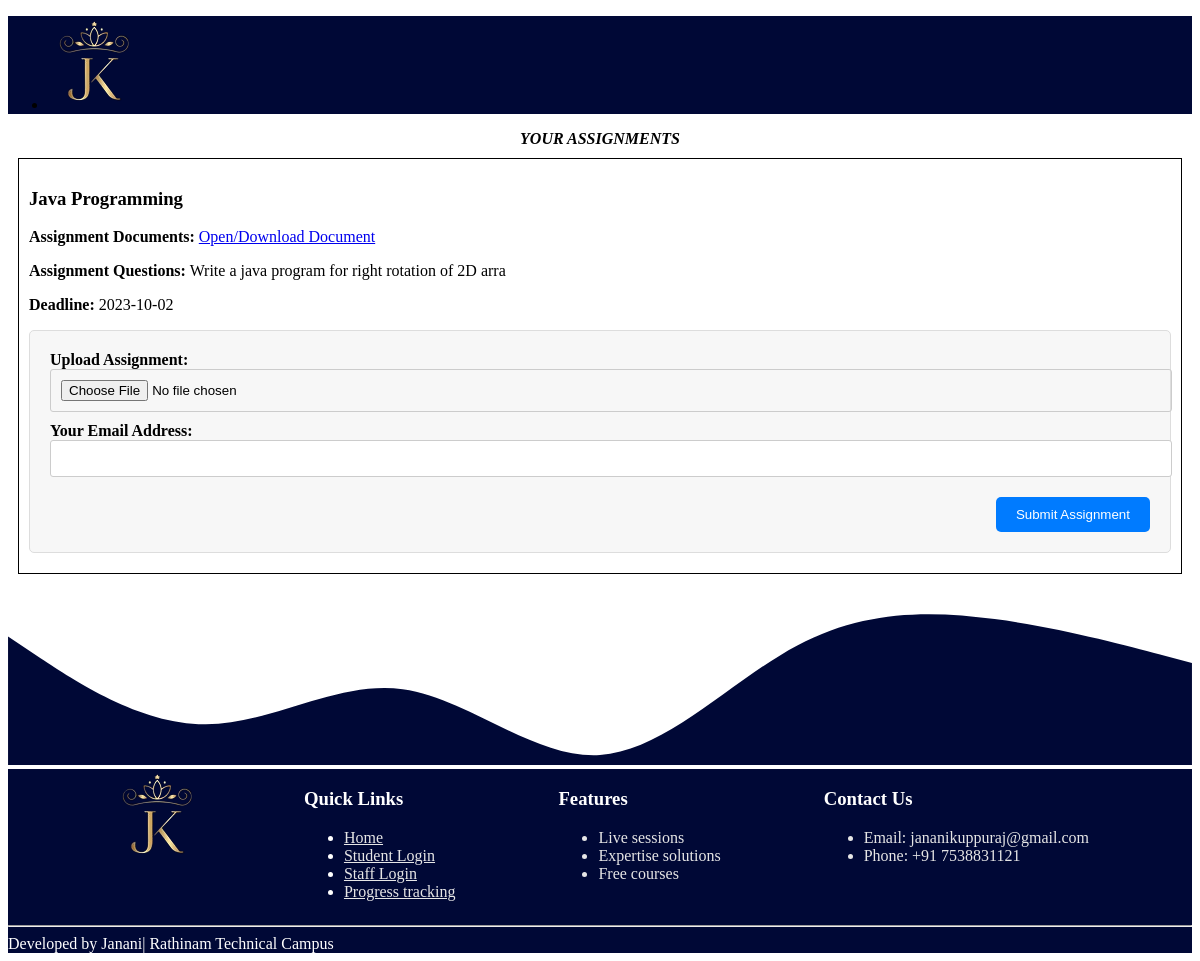
The app's page /ass_fetch_int.php with its own data.
### tables this page shows
CREATE TABLE `ass_int` (
  `ass_id` int(200) NOT NULL,
  `ass_name` varchar(50) NOT NULL,
  `ass_ques` varchar(50) NOT NULL,
  `ass_doc` varchar(100) NOT NULL,
  `ass_dl` date NOT NULL,
  `ass_sub` varchar(200) NOT NULL,
  `file_path` varchar(200) NOT NULL
);

### ass_fetch_int.php (the view, shortened to what this page needs)
<!DOCTYPE html>
<html lang="en">
<head>
    <link rel="stylesheet" href="https://cdn.jsdelivr.net/npm/uikit@3.16.26/dist/css/uikit.min.css" />
    <link rel="stylesheet" href="style.css">
    <link rel="stylesheet" href="common.css">
    <link rel="stylesheet" href="https://cdnjs.cloudflare.com/ajax/libs/font-awesome/5.12.1/css/all.min.css">
<?php
$servername = "localhost";
$username = "root";
$password = "";
$dbname = "projects";
$conn = new mysqli($servername, $username, $password, $dbname);
$sql = "SELECT ass_name, ass_doc, ass_ques, ass_dl FROM ass_int";
$result = $conn->query($sql);
?>
<!DOCTYPE html>
<html lang="en">
<head>
</head>
<body>
    <div class="js-navbar">
        <nav class="uk-navbar-container">
            <div class="uk-container">
                <div uk-navbar>
                    <div class="uk-navbar-left">
                        <ul class="uk-navbar-nav">
                            <li class="uk-active">
                                <a href="#" class="js-text-white uk-text-bold">
                                    <img src="./assets/brandlogo.png" alt="">
                                </a>
                            </li>
                        </ul>
                    </div>
                </div>
            </div>
        </nav>
        <main>
        <div class="text-center">
      <b><i>YOUR ASSIGNMENTS</i></b>
     </div>
    <?php
    if ($result->num_rows > 0) {
        while ($row = $result->fetch_assoc()) {
            echo '<div class="assignment">';
            echo '<h3>' . $row['ass_name'] . '</h3>';
            echo '<p><strong>Assignment Documents:</strong> <a href="' . $row['ass_doc'] . '" target="uploads1">Open/Download Document</a></p>';
            echo '<p><strong>Assignment Questions:</strong> ' . $row['ass_ques'] . '</p>';
            echo '<p><strong>Deadline:</strong> ' . $row['ass_dl'] . '</p>';
            echo '<form class="assignment-form" action="ass_fetch_beg.php" method="post" enctype="multipart/form-data">';
            echo '<label for="ass_sub_' . $row['ass_name'] . '">Upload Assignment:</label>';
            echo '<input type="file" id="ass_sub_' . $row['ass_name'] . '" name="ass_doc" required>';
            echo '<label for="student_email">Your Email Address:</label>';
            echo '<input type="email" id="student_email" name="student_email" required>';
            echo '<div class="form-actions">';
            echo '<input type="submit" value="Submit Assignment">';
            echo '</div>';
            echo '</div>';
        }
    } else {
        echo '<p>No assignments found.</p>';
    }
    ?>
</main>
<div class="uk-section  uk-padding-small uk-padding-remove-bottom">
<footer class="lms-footer">
<div class="footer-content">
    <div class="footer-logo">
        <img src="./assets/brandlogo.png" alt="LMS Logo">
    </div>
    <div class="footer-links">
        <h3 class="text-white">Quick Links</h3>
        <ul class="uk-list uk-list-hyphen">
            <li><a href="#" class="text-cray">Home</a></li>
            <li><a href="student_login.html" class="text-cray">Student Login</a></li>
            <li><a href="staff_login.html" class="text-cray">Staff Login</a></li>
            <li><a href="#" class="text-cray">Progress tracking</a></li>
        </ul>
    </div>
    <div class="features">
        <h3 class="text-white">Features</h3>
        <ul>
            <li class="text-cray">Live sessions</li>
            <li class="text-cray">Expertise solutions</li>
            <li class="text-cray">Free courses</li>
        </ul>
    </div>
    <div class="footer-contact">
        <h3 class="text-white">Contact Us</h3>
        <ul class="uk-list uk-list-hyphen">
            <li class="text-cray">Email: jananikuppuraj@gmail.com</li>
            <li class="text-cray">Phone: +91 7538831121</li>
        </ul>
    </div>
    </div>
<hr><div class="footer-copyright uk-text-center">
    Developed by Janani| Rathinam Technical Campus
</div>
</div>
</body>
</html>

### style.css (style rules this page uses)
:root { --pink: #f51983; --white: #fff; --black: #000; --grey: #c2c2c2; --blue: #000836; --light-blue: #002866; --gold: #cca968; }
.uk-navbar-container:not(.uk-navbar-transparent) { background: var(--blue); }
.js-text-white { color: var(--white) !important; }
.lms-footer { background-color: var(--blue); color: #fff; width: 100%; }
.footer-content { max-width: 1200px; margin: 0; display: flex; flex-wrap: wrap; justify-content: space-evenly; align-items: flex-start; }
.footer-logo img { max-width: 150px; height: auto; }

### common.css (style rules this page uses)
:root { --pink: #f51983; --white: #fff; --black: #000; --grey: #c2c2c2; --blue: #000836; --light-blue: #002866; }
.text-white { color: var(--white); }
.text-cray { color: #e6e6e6; }

### ass_fetch_int.php (style rules this page uses)
.assignment { border: 1px solid black; padding: 10px; margin: 10px; }
.form-actions { display: flex; justify-content: flex-end; margin-top: 10px; }
.form-actions input[type="submit"] { background-color: #007BFF; color: #fff; padding: 10px 20px; border: none; border-radius: 5px; cursor: pointer; transition: background-color 0.3s ease; }
.assignment-form { background-color: #f7f7f7; border: 1px solid #ddd; padding: 20px; margin: 10px 0; border-radius: 5px; }
.assignment-form label { font-weight: bold; }
.assignment-form input[type="text"], .assignment-form input[type="email"], .assignment-form input[type="file"] { width: 100%; padding: 10px; margin-bottom: 10px; border: 1px solid #ccc; border-radius: 3px; }
.assignment-form input[type="submit"] { background-color: #007BFF; color: #fff; padding: 10px 20px; border: none; border-radius: 5px; cursor: pointer; transition: background-color 0.3s ease; }
.text-center { text-align: center; }

### records on screen
ass_int: ass_name "Java Programming", ass_ques "Write a java program for right rotation of 2D arra", ass_dl "2023-10-02"
